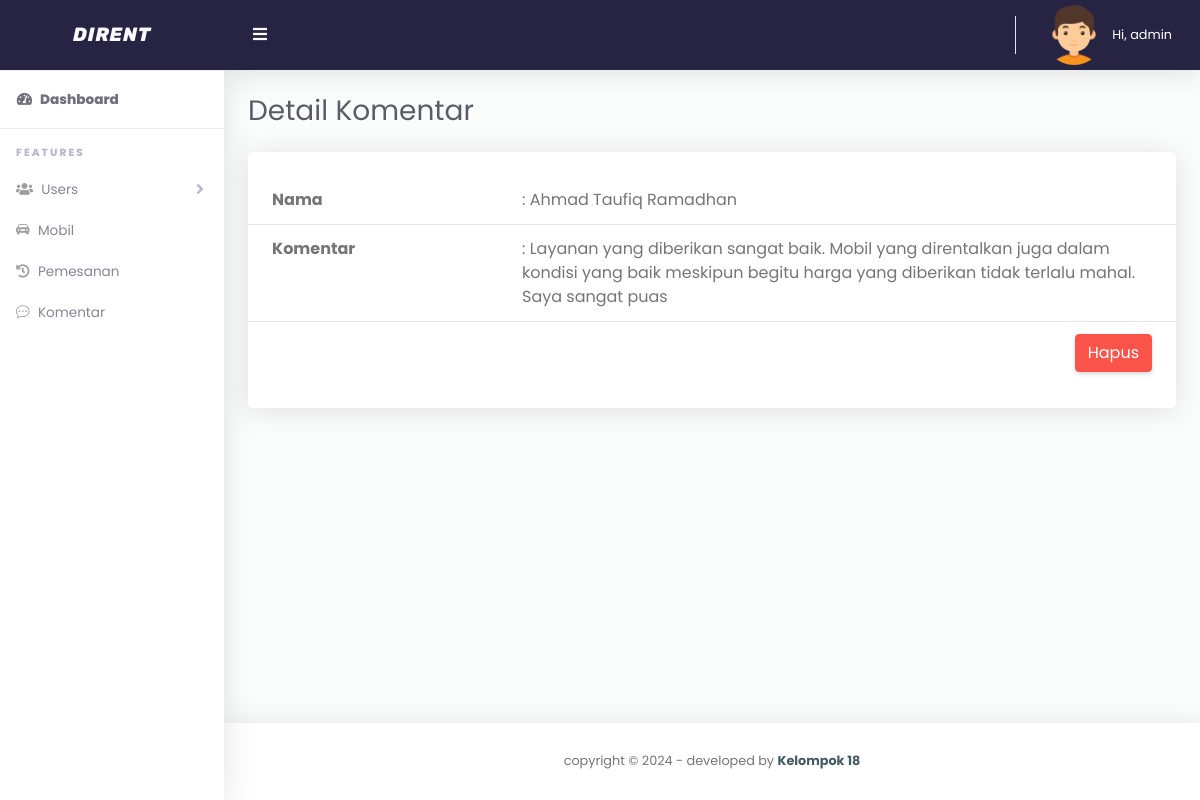
Screenshot of /admin/komentar_detail.php?id_komentar=4 (signed in) with the database file from the repository.
### tables this page shows
CREATE TABLE `komentar` (
  `id_komentar` int(11) NOT NULL,
  `id_customer` int(11) NOT NULL,
  `komentar` varchar(255) NOT NULL,
  `created_at` timestamp NOT NULL DEFAULT current_timestamp(),
  `updated_at` timestamp NOT NULL DEFAULT current_timestamp()
);

CREATE TABLE `customer` (
  `id_customer` int(11) NOT NULL,
  `nik` int(16) NOT NULL,
  `nama_lengkap` varchar(255) NOT NULL,
  `alamat` varchar(255) NOT NULL,
  `no_telp` varchar(13) NOT NULL,
  `kota` varchar(60) NOT NULL,
  `kode_pos` int(11) NOT NULL,
  `email` varchar(60) NOT NULL,
  `password` varchar(60) NOT NULL,
  `level` varchar(16) NOT NULL,
  `created_at` timestamp NOT NULL DEFAULT current_timestamp(),
  `updated_at` timestamp NOT NULL DEFAULT current_timestamp()
);

### config/functions/functionKomentar.php (called while the page is built, shortened)
<?php
include('../config/conn.php');
function detail($id)
{
    global $conn;
    $result = mysqli_query($conn, "SELECT * FROM komentar INNER JOIN customer ON komentar.id_customer = customer.id_customer WHERE id_komentar = '$id'");
    $row = mysqli_fetch_assoc($result);
    return $row;
}

### admin/komentar_detail.php (the view, shortened to what this page needs)
<?php
include('../config/functions/functionKomentar.php');
$id = $_GET['id_komentar'];
$detailKomentar = detail($id);
?>
<!DOCTYPE html>
<html lang="en">
<head>
    <?php include('../app/layouts/css.php'); ?>
</head>
<body id="page-top">
    <div id="wrapper">
        <?php include('../app/layouts/sidebar.php'); ?>
        <div id="content-wrapper" class="d-flex flex-column">
            <div id="content">
                <?php include('../app/layouts/topbar.php'); ?>
                <div class="container-fluid" id="container-wrapper">
                    <div class="d-sm-flex align-items-center justify-content-between mb-4">
                        <h1 class="h3 mb-0 text-gray-800">Detail Komentar</h1>
                    </div>
                    <div class="row">
                        <div class="col-lg-12 mb-4">
                            <div class="card">
                                <div class="table-responsive mt-4">
                                    <table class="table align-items-center table-flush">
                                        <tbody>
                                            <tr>
                                                <th style="width:250px;">Nama</th>
                                                <td>: <?= $detailKomentar['nama_lengkap']; ?></td>
                                            </tr>
                                            <tr>
                                                <th style="width:250px;">Komentar</th>
                                                <td>: <?= $detailKomentar['komentar']; ?></td>
                                            <tr>
                                                <td colspan="2" class="text-right">
                                                    <a href="petugas_hapus.php?id_petugas=<?= $detailPetugas['id_petugas']; ?>" class="btn btn-danger" onclick="return confirm('Yakin!')">Hapus</a>
                                                </td>
                                            </tr>
                                        </tbody>
                                    </table>
                                </div>
                                <div class="card-footer"></div>
                            </div>
                        </div>
                    </div>
                </div>
            </div>
            <?php include('../app/layouts/footer.php'); ?>
        </div>
    </div>
</body>
</html>

### app/assets/css/admin/dirent.css (style rules this page uses)
* { font-family: "Poppins", sans-serif; margin: 0; padding: 0; box-sizing: border-box; }
html { position: relative; min-height: 100%; }
body { height: 100%; }
#wrapper { display: -webkit-box; display: -ms-flexbox; display: flex; }
#wrapper #content-wrapper { background-color: #fafdfb; width: 100%; overflow-x: hidden; }
#wrapper #content-wrapper #content { -webkit-box-flex: 1; -ms-flex: 1 0 auto; flex: 1 0 auto; }
.container, .container-fluid, .container-login { padding-left: 1.5rem; padding-right: 1.5rem; }
.text-gray-800 { color: #5a5c69 !important; }
.table-flush td, .table-flush th { border-right: 0; border-left: 0; }
.table-flush tbody tr:first-child td, .table-flush tbody tr:first-child th { border-top: 0; }
.table-flush tbody tr:last-child td, .table-flush tbody tr:last-child th { border-bottom: 0; }
.card .table { margin-bottom: 0; }
.card .table td, .card .table th { padding-right: 1.5rem; padding-left: 1.5rem; }
.card { -webkit-box-shadow: 0 0.15rem 1.75rem 0 rgba(58, 59, 69, 0.15) !important; box-shadow: 0 0.15rem 1.75rem 0 rgba(58, 59, 69, 0.15) !important; }

### rows the page displays
komentar: id_customer.nama_lengkap "Ahmad Taufiq Ramadhan", komentar "Layanan yang diberikan sangat baik. Mobil yang direntalkan juga dalam kondisi yang baik meskipun begitu harga yang diberikan tidak terlalu mahal. Saya sangat puas"

### other values shown
$_SESSION['nama'] "admin"
